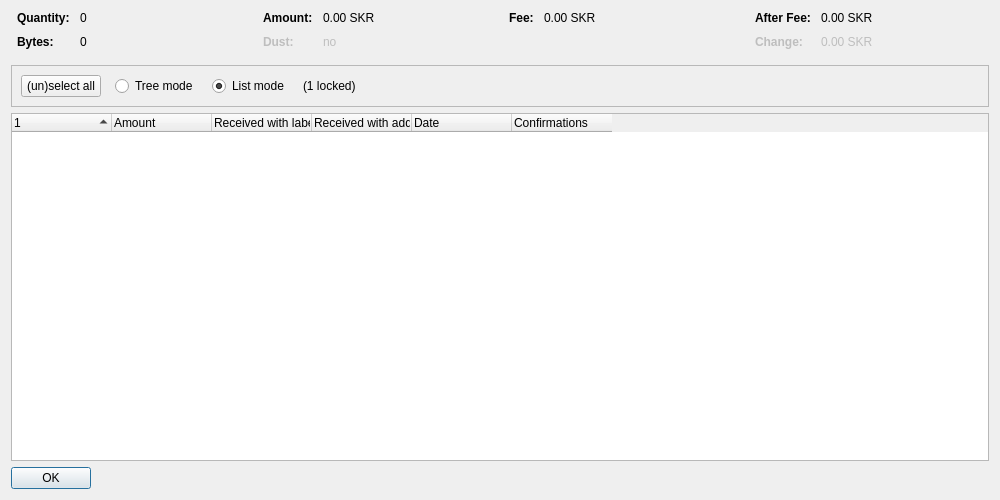
<?xml version="1.0" encoding="UTF-8"?>
<ui version="4.0">
 <class>CoinControlDialog</class>
 <widget class="QDialog" name="CoinControlDialog">
  <property name="geometry">
   <rect>
    <x>0</x>
    <y>0</y>
    <width>1000</width>
    <height>500</height>
   </rect>
  </property>
  <property name="windowTitle">
   <string>Coin Selection</string>
  </property>
  <layout class="QVBoxLayout" name="verticalLayout">
   <item>
    <layout class="QHBoxLayout" name="horizontalLayoutTop" stretch="0,0,0,0">
     <property name="topMargin">
      <number>0</number>
     </property>
     <property name="bottomMargin">
      <number>10</number>
     </property>
     <item>
      <layout class="QFormLayout" name="formLayoutCoinControl1">
       <property name="horizontalSpacing">
        <number>10</number>
       </property>
       <property name="verticalSpacing">
        <number>10</number>
       </property>
       <property name="leftMargin">
        <number>6</number>
       </property>
       <property name="rightMargin">
        <number>6</number>
       </property>
       <item row="0" column="0">
        <widget class="QLabel" name="labelCoinControlQuantityText">
         <property name="font">
          <font>
           <weight>75</weight>
           <bold>true</bold>
          </font>
         </property>
         <property name="text">
          <string>Quantity:</string>
         </property>
        </widget>
       </item>
       <item row="0" column="1">
        <widget class="QLabel" name="labelCoinControlQuantity">
         <property name="cursor">
          <cursorShape>IBeamCursor</cursorShape>
         </property>
         <property name="contextMenuPolicy">
          <enum>Qt::ActionsContextMenu</enum>
         </property>
         <property name="text">
          <string notr="true">0</string>
         </property>
         <property name="textInteractionFlags">
          <set>Qt::LinksAccessibleByMouse|Qt::TextSelectableByKeyboard|Qt::TextSelectableByMouse</set>
         </property>
        </widget>
       </item>
       <item row="1" column="0">
        <widget class="QLabel" name="labelCoinControlBytesText">
         <property name="font">
          <font>
           <weight>75</weight>
           <bold>true</bold>
          </font>
         </property>
         <property name="text">
          <string>Bytes:</string>
         </property>
        </widget>
       </item>
       <item row="1" column="1">
        <widget class="QLabel" name="labelCoinControlBytes">
         <property name="cursor">
          <cursorShape>IBeamCursor</cursorShape>
         </property>
         <property name="contextMenuPolicy">
          <enum>Qt::ActionsContextMenu</enum>
         </property>
         <property name="text">
          <string notr="true">0</string>
         </property>
         <property name="textInteractionFlags">
          <set>Qt::LinksAccessibleByMouse|Qt::TextSelectableByKeyboard|Qt::TextSelectableByMouse</set>
         </property>
        </widget>
       </item>
      </layout>
     </item>
     <item>
      <layout class="QFormLayout" name="formLayoutCoinControl2">
       <property name="horizontalSpacing">
        <number>10</number>
       </property>
       <property name="verticalSpacing">
        <number>10</number>
       </property>
       <property name="leftMargin">
        <number>6</number>
       </property>
       <property name="rightMargin">
        <number>6</number>
       </property>
       <item row="0" column="0">
        <widget class="QLabel" name="labelCoinControlAmountText">
         <property name="font">
          <font>
           <weight>75</weight>
           <bold>true</bold>
          </font>
         </property>
         <property name="text">
          <string>Amount:</string>
         </property>
        </widget>
       </item>
       <item row="0" column="1">
        <widget class="QLabel" name="labelCoinControlAmount">
         <property name="cursor">
          <cursorShape>IBeamCursor</cursorShape>
         </property>
         <property name="contextMenuPolicy">
          <enum>Qt::ActionsContextMenu</enum>
         </property>
         <property name="text">
          <string notr="true">0.00 SKR</string>
         </property>
         <property name="textInteractionFlags">
          <set>Qt::LinksAccessibleByMouse|Qt::TextSelectableByKeyboard|Qt::TextSelectableByMouse</set>
         </property>
        </widget>
       </item>
       <item row="1" column="0">
        <widget class="QLabel" name="labelCoinControlLowOutputText">
         <property name="enabled">
          <bool>false</bool>
         </property>
         <property name="font">
          <font>
           <weight>75</weight>
           <bold>true</bold>
          </font>
         </property>
         <property name="text">
          <string>Dust:</string>
         </property>
        </widget>
       </item>
       <item row="1" column="1">
        <widget class="QLabel" name="labelCoinControlLowOutput">
         <property name="enabled">
          <bool>false</bool>
         </property>
         <property name="cursor">
          <cursorShape>IBeamCursor</cursorShape>
         </property>
         <property name="contextMenuPolicy">
          <enum>Qt::ActionsContextMenu</enum>
         </property>
         <property name="text">
          <string notr="true">no</string>
         </property>
         <property name="textInteractionFlags">
          <set>Qt::LinksAccessibleByMouse|Qt::TextSelectableByKeyboard|Qt::TextSelectableByMouse</set>
         </property>
        </widget>
       </item>
      </layout>
     </item>
     <item>
      <layout class="QFormLayout" name="formLayoutCoinControl3">
       <property name="horizontalSpacing">
        <number>10</number>
       </property>
       <property name="verticalSpacing">
        <number>10</number>
       </property>
       <property name="leftMargin">
        <number>6</number>
       </property>
       <property name="rightMargin">
        <number>6</number>
       </property>
       <item row="0" column="0">
        <widget class="QLabel" name="labelCoinControlFeeText">
         <property name="font">
          <font>
           <weight>75</weight>
           <bold>true</bold>
          </font>
         </property>
         <property name="text">
          <string>Fee:</string>
         </property>
        </widget>
       </item>
       <item row="0" column="1">
        <widget class="QLabel" name="labelCoinControlFee">
         <property name="cursor">
          <cursorShape>IBeamCursor</cursorShape>
         </property>
         <property name="contextMenuPolicy">
          <enum>Qt::ActionsContextMenu</enum>
         </property>
         <property name="text">
          <string notr="true">0.00 SKR</string>
         </property>
         <property name="textInteractionFlags">
          <set>Qt::LinksAccessibleByMouse|Qt::TextSelectableByKeyboard|Qt::TextSelectableByMouse</set>
         </property>
        </widget>
       </item>
      </layout>
     </item>
     <item>
      <layout class="QFormLayout" name="formLayoutCoinControl4">
       <property name="horizontalSpacing">
        <number>10</number>
       </property>
       <property name="verticalSpacing">
        <number>10</number>
       </property>
       <property name="leftMargin">
        <number>6</number>
       </property>
       <property name="rightMargin">
        <number>6</number>
       </property>
       <item row="0" column="0">
        <widget class="QLabel" name="labelCoinControlAfterFeeText">
         <property name="font">
          <font>
           <weight>75</weight>
           <bold>true</bold>
          </font>
         </property>
         <property name="text">
          <string>After Fee:</string>
         </property>
        </widget>
       </item>
       <item row="0" column="1">
        <widget class="QLabel" name="labelCoinControlAfterFee">
         <property name="cursor">
          <cursorShape>IBeamCursor</cursorShape>
         </property>
         <property name="contextMenuPolicy">
          <enum>Qt::ActionsContextMenu</enum>
         </property>
         <property name="text">
          <string notr="true">0.00 SKR</string>
         </property>
         <property name="textInteractionFlags">
          <set>Qt::LinksAccessibleByMouse|Qt::TextSelectableByKeyboard|Qt::TextSelectableByMouse</set>
         </property>
        </widget>
       </item>
       <item row="1" column="0">
        <widget class="QLabel" name="labelCoinControlChangeText">
         <property name="enabled">
          <bool>false</bool>
         </property>
         <property name="font">
          <font>
           <weight>75</weight>
           <bold>true</bold>
          </font>
         </property>
         <property name="text">
          <string>Change:</string>
         </property>
        </widget>
       </item>
       <item row="1" column="1">
        <widget class="QLabel" name="labelCoinControlChange">
         <property name="enabled">
          <bool>false</bool>
         </property>
         <property name="cursor">
          <cursorShape>IBeamCursor</cursorShape>
         </property>
         <property name="contextMenuPolicy">
          <enum>Qt::ActionsContextMenu</enum>
         </property>
         <property name="text">
          <string notr="true">0.00 SKR</string>
         </property>
         <property name="textInteractionFlags">
          <set>Qt::LinksAccessibleByMouse|Qt::TextSelectableByKeyboard|Qt::TextSelectableByMouse</set>
         </property>
        </widget>
       </item>
      </layout>
     </item>
    </layout>
   </item>
   <item>
    <widget class="QFrame" name="frame">
     <property name="minimumSize">
      <size>
       <width>0</width>
       <height>40</height>
      </size>
     </property>
     <property name="frameShape">
      <enum>QFrame::StyledPanel</enum>
     </property>
     <property name="frameShadow">
      <enum>QFrame::Sunken</enum>
     </property>
     <layout class="QHBoxLayout" name="horizontalLayout">
      <item>
       <layout class="QHBoxLayout" name="horizontalLayoutPanel" stretch="0,0,0,0,0">
        <property name="spacing">
         <number>14</number>
        </property>
        <item>
         <widget class="QPushButton" name="pushButtonSelectAll">
          <property name="sizePolicy">
           <sizepolicy hsizetype="Maximum" vsizetype="Fixed">
            <horstretch>0</horstretch>
            <verstretch>0</verstretch>
           </sizepolicy>
          </property>
          <property name="text">
           <string>(un)select all</string>
          </property>
          <property name="autoDefault">
           <bool>false</bool>
          </property>
         </widget>
        </item>
        <item>
         <widget class="QRadioButton" name="radioTreeMode">
          <property name="sizePolicy">
           <sizepolicy hsizetype="Maximum" vsizetype="Fixed">
            <horstretch>0</horstretch>
            <verstretch>0</verstretch>
           </sizepolicy>
          </property>
          <property name="text">
           <string>Tree mode</string>
          </property>
         </widget>
        </item>
        <item>
         <widget class="QRadioButton" name="radioListMode">
          <property name="sizePolicy">
           <sizepolicy hsizetype="Maximum" vsizetype="Fixed">
            <horstretch>0</horstretch>
            <verstretch>0</verstretch>
           </sizepolicy>
          </property>
          <property name="text">
           <string>List mode</string>
          </property>
          <property name="checked">
           <bool>true</bool>
          </property>
         </widget>
        </item>
        <item>
         <widget class="QLabel" name="labelLocked">
          <property name="text">
           <string notr="true">(1 locked)</string>
          </property>
         </widget>
        </item>
        <item>
         <spacer name="horizontalSpacer">
          <property name="orientation">
           <enum>Qt::Horizontal</enum>
          </property>
          <property name="sizeHint" stdset="0">
           <size>
            <width>40</width>
            <height>20</height>
           </size>
          </property>
         </spacer>
        </item>
       </layout>
      </item>
     </layout>
    </widget>
   </item>
   <item>
    <widget class="CoinControlTreeWidget" name="treeWidget">
     <property name="contextMenuPolicy">
      <enum>Qt::CustomContextMenu</enum>
     </property>
     <property name="sortingEnabled">
      <bool>false</bool>
     </property>
     <property name="columnCount">
      <number>6</number>
     </property>
     <attribute name="headerShowSortIndicator" stdset="0">
      <bool>true</bool>
     </attribute>
     <attribute name="headerStretchLastSection">
      <bool>false</bool>
     </attribute>
     <column>
      <property name="text">
       <string/>
      </property>
     </column>
     <column>
      <property name="text">
       <string>Amount</string>
      </property>
     </column>
     <column>
      <property name="text">
       <string>Received with label</string>
      </property>
     </column>
     <column>
      <property name="text">
       <string>Received with address</string>
      </property>
     </column>
     <column>
      <property name="text">
       <string>Date</string>
      </property>
     </column>
     <column>
      <property name="text">
       <string>Confirmations</string>
      </property>
      <property name="toolTip">
       <string>Confirmed</string>
      </property>
     </column>
     <column>
      <property name="text">
       <string/>
      </property>
     </column>
     <column>
      <property name="text">
       <string/>
      </property>
     </column>
     <column>
      <property name="text">
       <string/>
      </property>
     </column>
     <column>
      <property name="text">
       <string/>
      </property>
     </column>
    </widget>
   </item>
   <item>
    <widget class="QDialogButtonBox" name="buttonBox">
     <property name="sizePolicy">
      <sizepolicy hsizetype="Maximum" vsizetype="Fixed">
       <horstretch>0</horstretch>
       <verstretch>0</verstretch>
      </sizepolicy>
     </property>
     <property name="orientation">
      <enum>Qt::Horizontal</enum>
     </property>
     <property name="standardButtons">
      <set>QDialogButtonBox::Ok</set>
     </property>
    </widget>
   </item>
  </layout>
 </widget>
 <customwidgets>
  <customwidget>
   <class>CoinControlTreeWidget</class>
   <extends>QTreeWidget</extends>
   <header>qt/coincontroltreewidget.h</header>
  </customwidget>
 </customwidgets>
 <resources/>
 <connections/>
</ui>
